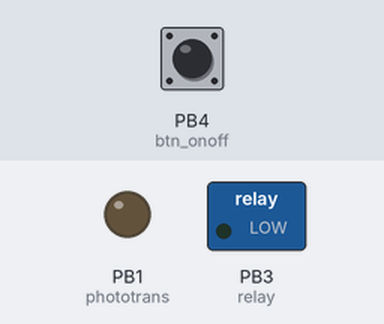
The sketch below on a simulated ATtiny85, built with avr-gcc and run on an emulated ATtiny85. Shown: switched loads named in the sketch (green lamp = pin HIGH), output pins drawn as LEDs (lit = HIGH). The test bench sets the inputs (shaded band); at power-on: PB4 (btn_onoff) HIGH.

Above: at 1.2 s.
1.3 s: PB4 (btn_onoff) pulled LOW for 0.15 s
At 1.7 s:
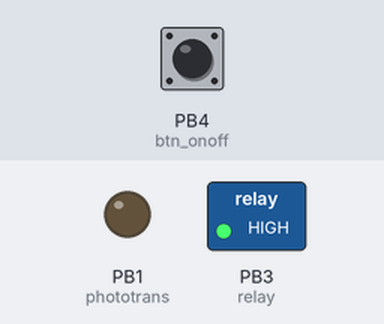
2.9 s: PB4 (btn_onoff) pulled LOW for 1 s
At 4.1 s:
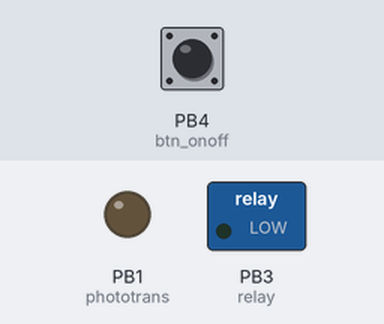
5.4 s: PB4 (btn_onoff) pulled LOW for 3.2 s
At 6.0 s:
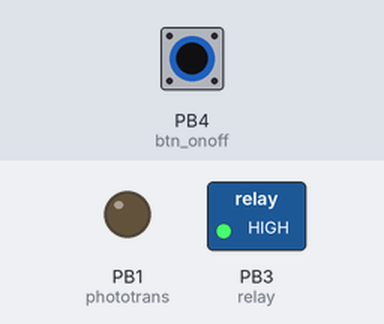
Timing chart, 0 to 8.4 s (numbered marks = the images above; inputs shaded):
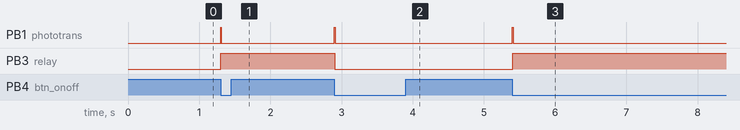

Measured:
- after the input at 1.3 s, PB1 (phototrans): LOW → HIGH at once, → LOW 0.01 s later; PB3 (relay): LOW → HIGH at once
- after the input at 2.9 s, PB1 (phototrans): LOW → HIGH at once, → LOW 0.01 s later; PB3 (relay): HIGH → LOW at once
- after the input at 5.4 s, PB1 (phototrans): LOW → HIGH at once, → LOW 0.01 s later; PB3 (relay): LOW → HIGH at once

The sketch:

PRODUCTION_ATTINY45_BYPASS.ino
```cpp
//GOLDTOOTH BYPASSCODE
///8mhz internal


int state = 0;
#define relay 3
#define phototrans 1
#define btn_onoff 4
long debouncing_time = 10000; //Debouncing Time in Milliseconds
volatile unsigned long last_micros;
long delaytime = 6000;
void setup() {

  //
  // put your setup code here, to run once:


pinMode(phototrans, OUTPUT);
pinMode(relay, OUTPUT);
pinMode(btn_onoff,INPUT_PULLUP);
 digitalWrite(phototrans, LOW);
}

void loop() {
if (digitalRead(btn_onoff)==LOW){ONANDOFF();}
}

void ONANDOFF() {

   if((long)(micros() - last_micros) >= debouncing_time) {

 digitalWrite(phototrans, HIGH);
 delayMicroseconds(delaytime);
 if (state ==0){digitalWrite(relay, HIGH); state = 1;}
 else {digitalWrite(relay, LOW);state = 0;
}

  }
  delayMicroseconds(delaytime);
 digitalWrite(phototrans, LOW);
 last_micros = micros();
}
```
